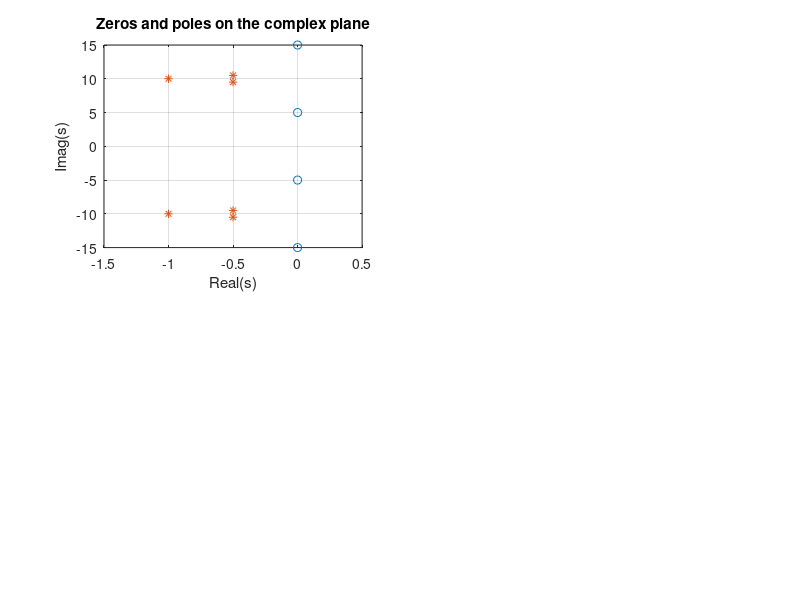

The MATLAB script that drew this image: (Note: this script raises an error after producing the figure.)
% example 1
% Designing a band-pass filter with
% pole-zero matching method
clearvars; close all;

% poles - central frequency 10rad/s
p = [-0.5 + 1i*9.5,...
     -0.5 - 1i*9.5,...
     -1 + 1i*10,...
     -1 - 1i*10,...
     -0.5 + 1i*10.5,...
     -0.5 - 1i*10.5];

% zeros - frequency attenuation below and above 10rad/s
z = [1i*5,...
    -1i*5,...
     1i*15,...
    -1i*15];

% plot
figure;
subplot(221);
plot(z, "o"); hold on;
plot(p, "*"); hold off;
title("Zeros and poles on the complex plane");
xlim([-1.5, 0.5]); grid on;
xlabel("Real(s)"); ylabel("Imag(s)");

% filter transmittance in frequency domain
w = 0 : 0.01 : 20;      % angular frequency domain
[b, a] = zeroPole2TransferFunction(z, p, 1);
H = frequencyResponse(b, a, w);

% Matlab functions
[b_matlab, a_matlab] = zp2tf(z', p', 1);
H_matlab = freqs(b_matlab, a_matlab, w);

% error
error = max(abs(b - b_matlab));
disp("b error = " + error);
error = max(abs(a - a_matlab));
disp("a error = " + error);
error = max(abs(H) - abs(H_matlab));
disp("H error = " + error);

% Amplitude characteristic
A_H = abs(H);
A_HdB = 20*log10(A_H);

% plot
subplot(223);
plot(w, A_H);
title("Amplitude characteristic");
grid on; ylim([0, 2.5]);
ylabel("|H(j\omega)|"); xlabel("\omega [rd/s]");

subplot(224);
plot(w, A_HdB);
title("Amplitude characteristic");
grid on; ylim([-100, 20]);
ylabel("20log_1_0|H(j\omega)| [dB]");
xlabel("\omega [rd/s]");

% Phase characteristic - strongly not linear
subplot(222);
plot(w, unwrap(angle(H)));
title("Phase characteristic");
grid on; ylim([-4, 4]);
ylabel("\Phi(j\omega) [rd]");
xlabel("\omega [rd/s]");

% change gain to 1
H = H / max(H);
A_HdB = 20*log10(abs(H));

figure;
subplot(211);
plot(w, abs(H));
title("Amplitude characteristic - gain to 1");
grid on; ylim([0, 1]);
ylabel("|H(j\omega)|"); xlabel("\omega [rd/s]");

subplot(212);
plot(w, A_HdB);
title("Amplitude characteristic - gain to 1");
grid on; ylim([-100, 20]);
ylabel("20log_1_0|H(j\omega)| [dB]");
xlabel("\omega [rd/s]");